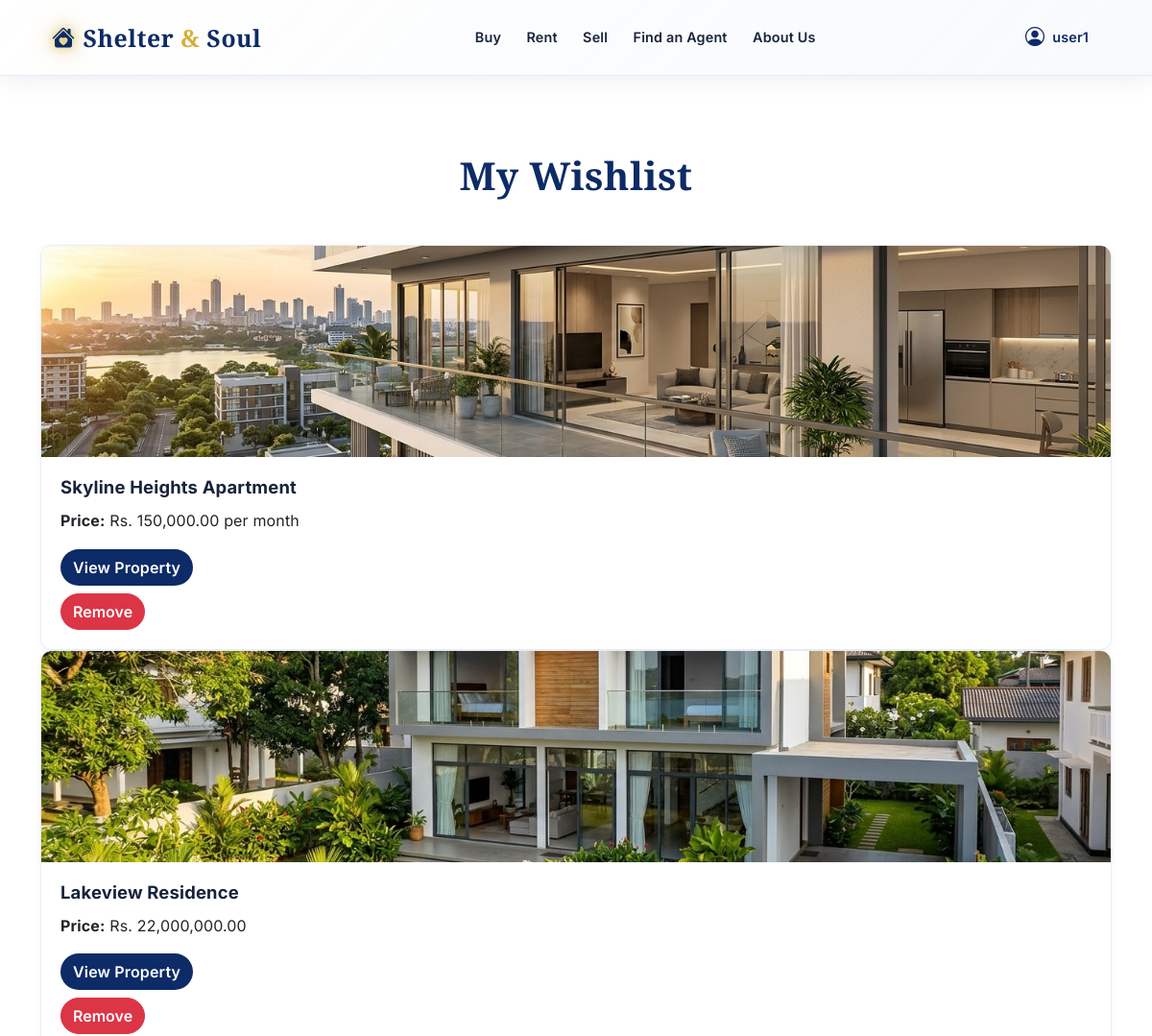
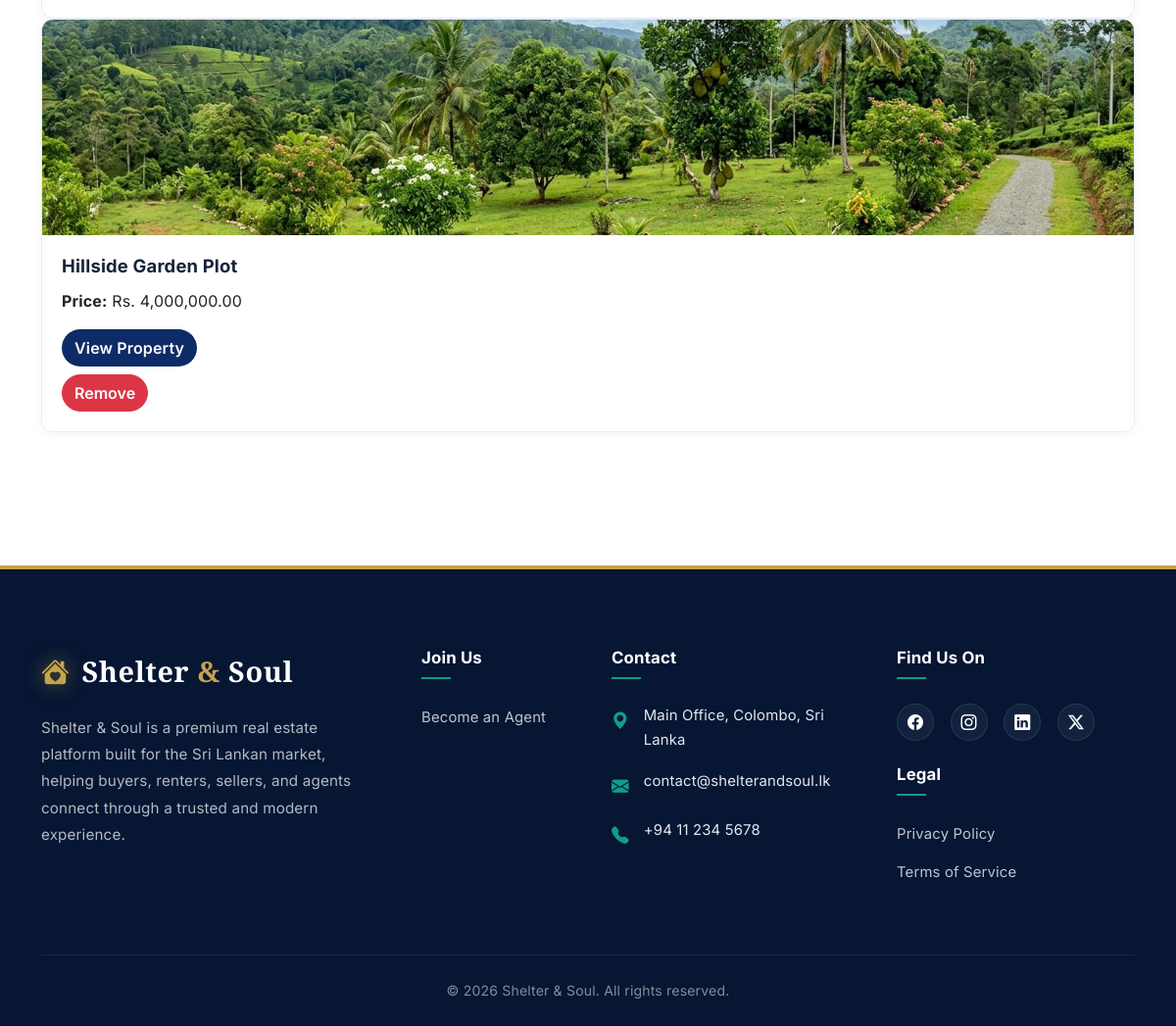
/wishlist/ (signed in), run on the app's committed database (2 pictures, top to bottom).
### listings/models.py (models this page shows, shortened)
class Wishlist(models.Model):
    user = models.ForeignKey(User, on_delete=models.CASCADE, related_name="wishlist_items")
    property = models.ForeignKey(Property, on_delete=models.CASCADE, related_name="wishlisted_by")
    created_at = models.DateTimeField(auto_now_add=True)
    class Meta:
        constraints = [
            models.UniqueConstraint(fields=["user", "property"], name="unique_user_property_wishlist")
        ]

class Property(models.Model):
    LISTING_CATEGORIES = [
        ("Sell", "Sell"),
        ("Rent", "Rent"),
    ]
    PROPERTY_TYPES = [
        ("Residential", "Residential"),
        ("Apartment", "Apartment"),
        ("Commercial", "Commercial"),
        ("Land", "Land"),
    ]
    SIZE_UNITS = [
        ("sqft", "sqft"),
        ("acres", "Acres"),
        ("perch", "Perch"),
    ]
    name = models.CharField(max_length=255)
    location = models.CharField(max_length=255)
    price = models.DecimalField(max_digits=10, decimal_places=2)
    listing_category = models.CharField(max_length=20, choices=LISTING_CATEGORIES, default="Sell")
    property_type = models.CharField(
        max_length=100,
        choices=PROPERTY_TYPES,
        default="Residential"
    )
    description = models.TextField()
    number_of_rooms = models.PositiveIntegerField(null=True, blank=True)
    number_of_bathrooms = models.PositiveIntegerField(null=True, blank=True)
    size_sqft = models.DecimalField("Size", max_digits=12, decimal_places=2, null=True, blank=True)
    size_unit = models.CharField(max_length=20, choices=SIZE_UNITS, default="sqft")
    walkthrough_video = models.FileField(upload_to="", null=True, blank=True)
    video_url = models.URLField(blank=True)
    address = models.CharField(max_length=255, blank=True)
    latitude = models.DecimalField(max_digits=9, decimal_places=6, null=True, blank=True)
    longitude = models.DecimalField(max_digits=9, decimal_places=6, null=True, blank=True)
    owner = models.ForeignKey(User, on_delete=models.SET_NULL, null=True, blank=True, related_name="properties")
    @property
    def primary_image(self):
        return self.images.first()

class PropertyImage(models.Model):
    property = models.ForeignKey(Property, on_delete=models.CASCADE, related_name="images")
    image = models.ImageField(upload_to="")
    uploaded_at = models.DateTimeField(auto_now_add=True)
    class Meta:
        ordering = ["id"]

### listings/views.py (the view)
# urls.py: path("wishlist/", views.wishlist_view, name="wishlist"),
@login_required
def wishlist_view(request):
    wishlist_items = (
        Wishlist.objects.filter(user=request.user)
        .select_related("property")
        .order_by("-created_at")
    )
    return render(request, "listings/wishlist.html", {"wishlist_items": wishlist_items})

### listings/context_processors.py (called while the page is built)
def seller_permissions(request):
    user = getattr(request, "user", None)
    can_post = False
    if user and user.is_authenticated:
        profile, _ = UserProfile.objects.get_or_create(user=user)
        if profile.can_post_property:
            can_post = True
        else:
            from listings.models import SellLead
            can_post = SellLead.objects.filter(user=user, status=SellLead.STATUS_APPROVED, is_used=False).exists()
    return {"user_can_post_property": can_post}

### listings/templates/listings/wishlist.html (shortened to what this page needs)
{% extends "listings/base.html" %}
{% load humanize %}
{% block content %}
<div class="fade-in-up" style="text-align: center; margin-bottom: 3rem; margin-top: 2rem;">
    <h1 style="font-family: 'Playfair Display', serif; font-weight: 800; color: var(--primary);">My Wishlist</h1>
</div>
{% if wishlist_items %}
    <div class="card-grid fade-in-up" style="transition-delay: 0.1s;">
        {% for item in wishlist_items %}
            <div class="card">
                {% if item.property.primary_image %}
                    <img src="{{ item.property.primary_image.image.url }}" alt="{{ item.property.name }}">
                {% endif %}
                <div class="card-body">
                    <h3>{{ item.property.name }}</h3>
                    <p><strong>Price:</strong> Rs. {{ item.property.price|intcomma }}{% if item.property.listing_category == "Rent" %} per month{% endif %}</p>
                    <a href="{% url 'property_detail' item.property.pk %}" class="btn">View Property</a>
                    <form method="post" action="{% url 'remove_from_wishlist' item.property.pk %}" class="mt-2">
                        <button type="submit" class="btn btn-danger">Remove</button>
                    </form>
                </div>
            </div>
        {% endfor %}
    </div>
{% else %}
    <div class="fade-in-up" style="transition-delay: 0.1s; text-align: center; padding: 4rem 2rem;">
        <p>You have not added any properties to your wishlist yet.</p>
    </div>
{% endif %}
{% endblock %}

### listings/templates/listings/base.html (shortened to what this page needs)
<!DOCTYPE html>
<html lang="en">
<head>
    <link href="https://cdn.jsdelivr.net/npm/bootstrap@5.3.2/dist/css/bootstrap.min.css" rel="stylesheet">
    <link rel="stylesheet" href="https://cdn.jsdelivr.net/npm/bootstrap-icons@1.11.1/font/bootstrap-icons.css">
</head>
<body>
    <nav id="mainNavbar"
        class="navbar navbar-expand-lg {% if request.resolver_match.url_name == 'home' %}navbar-home navbar-dark{% else %}navbar-light navbar-glass sticky-top{% endif %}">
        <div class="container-xl px-4">
            <a class="navbar-brand d-flex align-items-center gap-2" href="{% url 'home' %}">
                <span class="navbar-brand-icon-glow" aria-hidden="true"><i class="bi bi-house-heart-fill fs-4"></i></span>
                <span>Shelter <span style="color:#D4AF37;">&amp;</span> Soul</span>
            </a>
            <div class="collapse navbar-collapse" id="navbarNav">
                <ul class="navbar-nav mx-auto mb-2 mb-lg-0">
                    <li class="nav-item">
                        <a class="nav-link {% if request.resolver_match.url_name == 'property_list' and request.GET.type == 'buy' %}active{% endif %}"
                            href="{% url 'property_list' %}?type=buy">Buy</a>
                    </li>
                    <li class="nav-item">
                        <a class="nav-link {% if request.resolver_match.url_name == 'property_list' and request.GET.type == 'rent' %}active{% endif %}"
                            href="{% url 'property_list' %}?type=rent">Rent</a>
                    </li>
                    <li class="nav-item">
                        <a class="nav-link {% if request.resolver_match.url_name == 'sell' %}active{% endif %}"
                            href="{% url 'sell' %}">Sell</a>
                    </li>
                    <li class="nav-item">
                        <a class="nav-link {% if request.resolver_match.url_name == 'find_agent' %}active{% endif %}"
                            href="{% url 'find_agent' %}">Find an Agent</a>
                    </li>
                    <li class="nav-item">
                        <a class="nav-link {% if request.resolver_match.url_name == 'about' %}active{% endif %}"
                            href="{% url 'about' %}">About Us</a>
                    </li>
                </ul>
                <ul class="navbar-nav align-items-center gap-1">
                    {% if user.is_authenticated %}
                    <li class="nav-item dropdown">
                        <a class="nav-link dropdown-toggle d-flex align-items-center gap-2 fw-semibold {% if request.resolver_match.url_name != 'home' %}text-primary{% else %}text-white{% endif %}"
                            href="#" id="profileDropdown" role="button" data-bs-toggle="dropdown" aria-expanded="false"
                            aria-label="My profile menu">
                            <i class="bi bi-person-circle fs-5 flex-shrink-0"></i>
                            <span class="nav-user-name d-none d-md-inline">{{ user.get_full_name|default:user.username }}</span>
                        </a>
                    </li>
                    {% endif %}
                </ul>
            </div>
        </div>
    </nav>
    <main class="{% block main_class %}container my-5{% endblock %}">
        {% block content %}{% endblock %}
    </main>
    <footer class="footer">
        <div class="container">
            <div class="row g-5">
                <div class="col-lg-4 col-md-6">
                    <a href="{% url 'home' %}" class="footer-logo">
                        <i class="bi bi-house-heart-fill"></i>
                        <span>Shelter <span>&amp;</span> Soul</span>
                    </a>
                    <p class="footer-text mt-3">
                        Shelter & Soul is a premium real estate platform built for the Sri Lankan market, helping buyers, renters, sellers, and agents connect through a trusted and modern experience.
                    </p>
                </div>
                <div class="col-lg-2 col-md-6">
                    <h5 class="footer-heading">Join Us</h5>
                    <ul class="footer-link-group">
                        <li><a href="mailto:contact@shelterandsoul.lk">Become an Agent</a></li>
                    </ul>
                </div>
                <div class="col-lg-3 col-md-6">
                    <h5 class="footer-heading">Contact</h5>
                    <div class="footer-contact-item">
                        <i class="bi bi-geo-alt-fill"></i>
                        <span>Main Office, Colombo, Sri Lanka</span>
                    </div>
                    <div class="footer-contact-item">
                        <i class="bi bi-envelope-fill"></i>
                        <span>contact@shelterandsoul.lk</span>
                    </div>
                    <div class="footer-contact-item">
                        <i class="bi bi-telephone-fill"></i>
                        <span>+94 11 234 5678</span>
                    </div>
                </div>
                <div class="col-lg-3 col-md-6">
                    <h5 class="footer-heading">Find Us On</h5>
                    <div class="social-icons mb-4">
                        <a href="#" class="social-link" title="Facebook"><i class="bi bi-facebook"></i></a>
                        <a href="#" class="social-link" title="Instagram"><i class="bi bi-instagram"></i></a>
                        <a href="#" class="social-link" title="LinkedIn"><i class="bi bi-linkedin"></i></a>
                        <a href="#" class="social-link" title="Twitter/X"><i class="bi bi-twitter-x"></i></a>
                    </div>
                    <h5 class="footer-heading">Legal</h5>
                    <ul class="footer-link-group">
                        <li><a href="#">Privacy Policy</a></li>
                        <li><a href="#">Terms of Service</a></li>
                    </ul>
                </div>
            </div>
            <div class="footer-bottom">
                <div class="row align-items-center">
                    <div class="col-md-12 text-center">
                        <p class="footer-bottom-text">&copy; 2026 Shelter &amp; Soul. All rights reserved.</p>
                    </div>
                </div>
            </div>
        </div>
    </footer>
</body>
</html>

### data on the page
Wishlist: property.primary_image.image (picture), property.name "Skyline Heights Apartment", property.price "150,000.00", shows "per month"
Wishlist: property.primary_image.image (picture), property.name "Lakeview Residence", property.price "22,000,000.00"
Wishlist: property.primary_image.image (picture), property.name "Hillside Garden Plot", property.price "4,000,000.00"

### other printed values
{{ user.get_full_name|default:user.username }} "user1"
